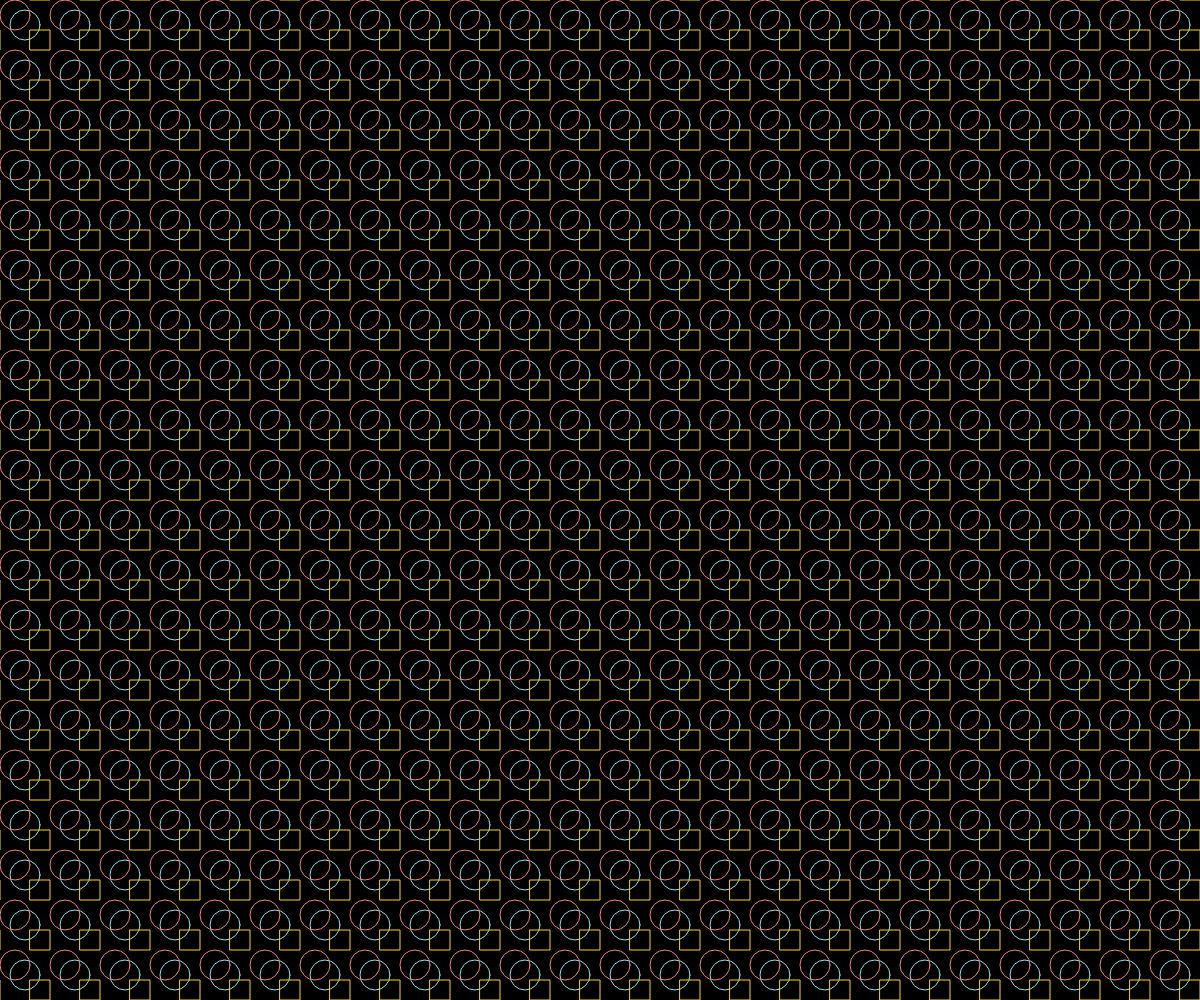
Frame 1 (no input)
Frame 60 (no input): identical to frame 1, image omitted
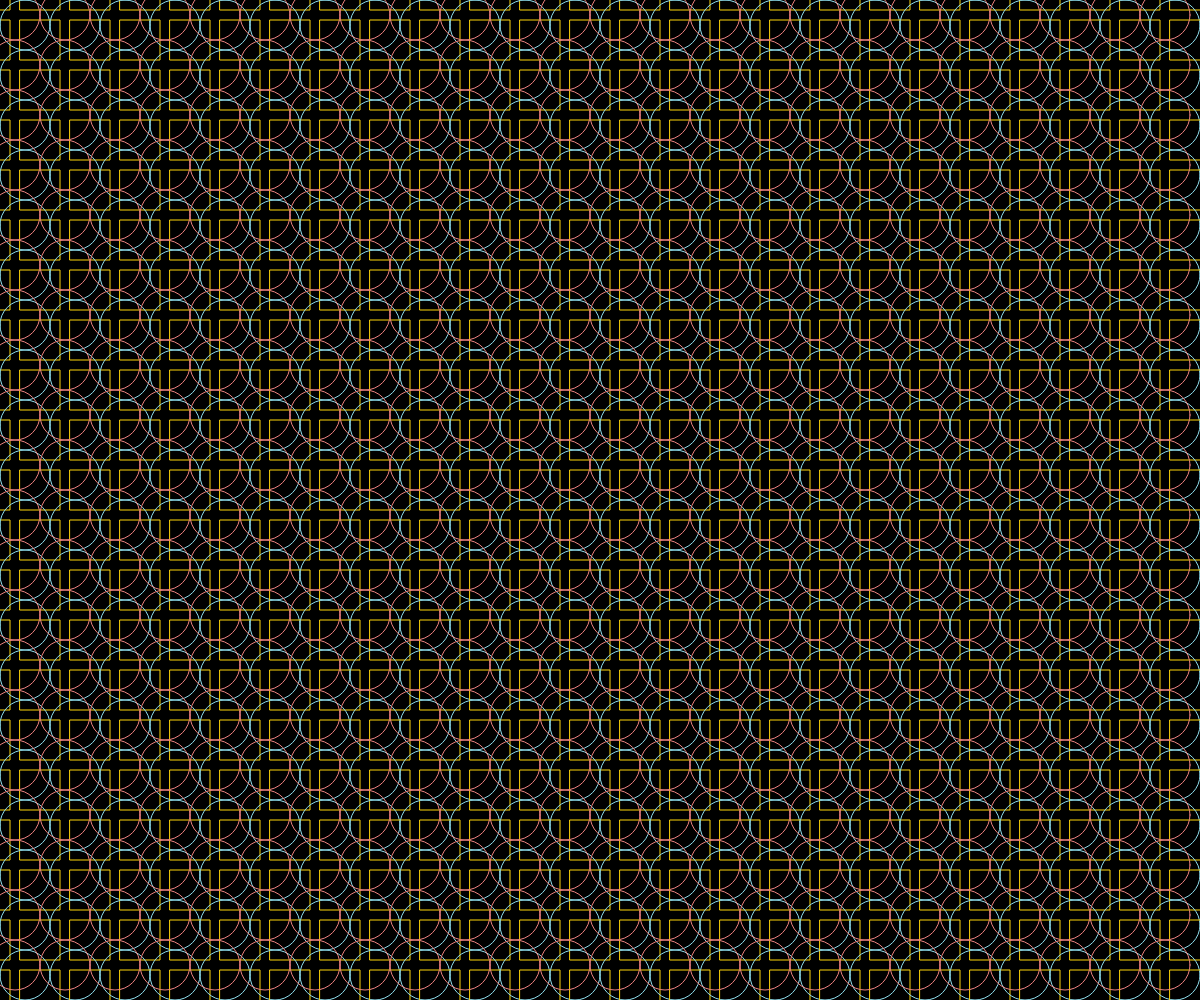
Frame 120 (the mouse pressed at the canvas centre since frame 60)

The p5.js sketch that drew these frames (run headless with seeded random() and noise() and a simulated clock; from frame 60 on, the mouse is pressed at the canvas centre):

// p5.js sketch
// ── sketch.js
function setup() {
  createCanvas(windowWidth, windowHeight);
}

function draw() {
  background(0);
  noFill()
  stroke(225)
  for(var j=-1;j<int(height/50);j++){
    for(var i=-1;i<int(width/50);i++)
    {
      stroke("#90e0ef")
      ellipse(25+(i*50),25+(j*50),30+mouseX/30)
      stroke("#ffd60a")
      rectMode(CENTER)
      rect(40+(i*50),40+(j*50),20+mouseX/30)
      stroke("#f28482")
      ellipse(15+(i*50),15+(j*50),30+mouseX/30)
    }
    
  }

}
